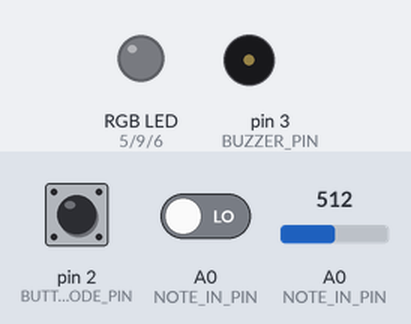
Bench run of a sketch on a simulated Arduino Uno, built with avr-gcc and run on an emulated ATmega328P. Shown: an RGB LED mixed from three pins (HIGH = lit), buzzer (waves = sounding). The inputs (shaded band) are chosen by the test bench; at power-on: pin 2 (BUTTON_MODE_PIN) LOW, A0 (NOTE_IN_PIN) = 512, A0 (NOTE_IN_PIN) LOW. Random numbers use the default seed unless the sketch sets one.

Above: at 1.2 s.
1.3 s: pin 2 (BUTTON_MODE_PIN) pulled HIGH for 1 s
At 3.5 s:
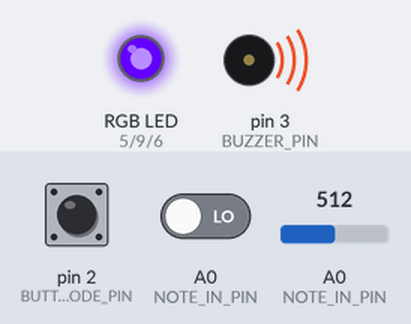
3.8 s: A0 (NOTE_IN_PIN) set to 0
At 4.6 s:
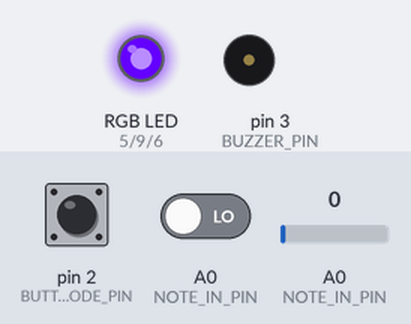
5.3 s: pin 2 (BUTTON_MODE_PIN) pulled HIGH for 3.2 s
At 9.4 s:
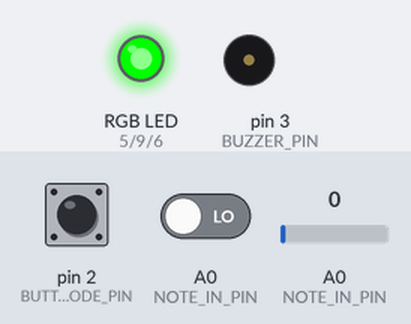
10.0 s: A0 (NOTE_IN_PIN) set to 26
At 10.3 s:
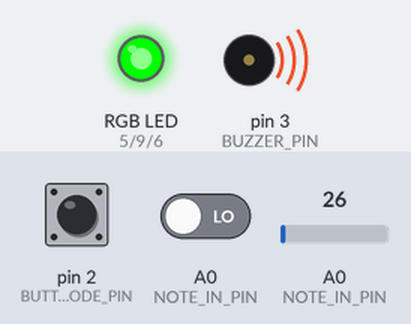
13.0 s: pin 2 (BUTTON_MODE_PIN) pulled HIGH for 0.15 s
At 14.4 s:
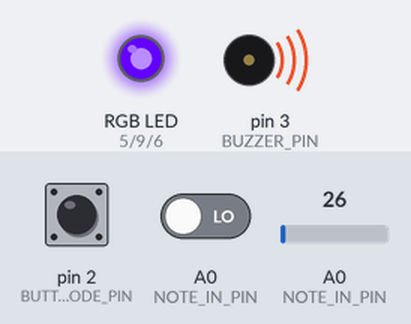
14.8 s: pin 2 (BUTTON_MODE_PIN) driven HIGH and A0 (NOTE_IN_PIN) driven HIGH
At 15.3 s:
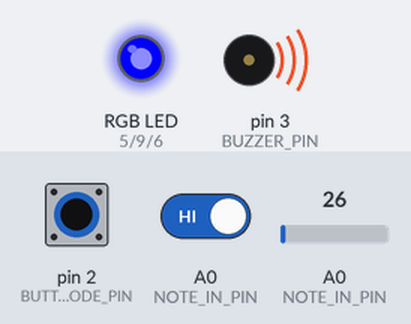
Timing chart, 0 to 18.8 s (numbered marks = the images above; inputs shaded):
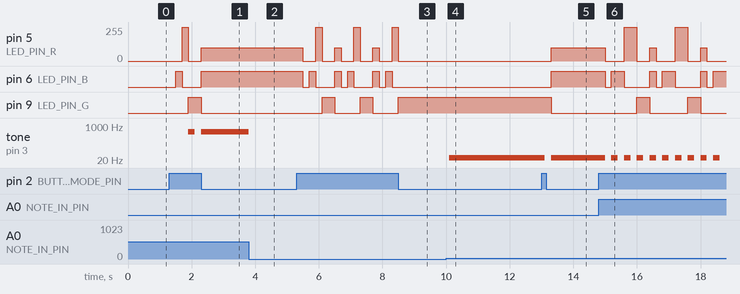

Measured:
- after the input at 1.3 s, pin 5 (LED_PIN_R): 0/255 → 255/255 after 0.40 s, → 0/255 0.20 s later, → 100/255 0.40 s later; pin 6 (LED_PIN_B): LOW → HIGH after 0.20 s, → LOW 0.20 s later, → HIGH 0.60 s later
- after the input at 3.8 s, tone on pin 3 (BUZZER_PIN): 512 Hz → silent at once
- after the input at 5.3 s, pin 5 (LED_PIN_R): 100/255 → 0/255 after 0.20 s, then repeats every 1.2 s: 255/255 0.20 s, 0/255 0.40 s, 100/255 0.20 s, 0/255 0.40 s; pin 6 (LED_PIN_B): HIGH → LOW after 0.20 s, then repeats every 1.2 s: HIGH 0.20 s, LOW 0.60 s, HIGH 0.20 s, LOW 0.20 s
- after the input at 10.0 s, tone on pin 3 (BUZZER_PIN): silent → 26 Hz after 0.10 s
- after the input at 13.0 s, pin 5 (LED_PIN_R): 0/255 → 100/255 after 0.31 s; pin 6 (LED_PIN_B): LOW → HIGH after 0.31 s; pin 9 (LED_PIN_G): HIGH → LOW after 0.31 s; tone on pin 3 (BUZZER_PIN): 26 Hz → silent after 0.11 s, → 26 Hz 0.20 s later
- after the input at 14.8 s, pin 5 (LED_PIN_R): 100/255 → 0/255 after 0.20 s, → 255/255 0.60 s later, → 0/255 0.40 s later, → 100/255 0.40 s later, … (9 changes in this stretch); pin 6 (LED_PIN_B): HIGH → LOW after 0.20 s, then repeats every 1.6 s: HIGH 0.40 s, LOW 0.80 s, HIGH 0.20 s, LOW 0.20 s

The sketch:

GanzJonathan_etudeTwo.ino.ino
```cpp
/**********************ETUDE 2 CART 360 2017*******************************
 * WELCOME!
 * THE PURPOSE OF THIS EXERCISE IS TO DESIGN A VERY SIMPLE KEYBOARD (5 KEYS)
 * WHICH ALLOWS YOU TO PLAY LIVE, RECORD, AND PLAYBACK.
 * THERE WILL BE A BUTTON WHICH WHEN PRESSED WILL TAKE THE USER TO THE NEXT MODE:
 * THERE ARE 5 POSSIBLE MODES
 * 0 ==  reset    ==   led off == also resets
 * 1 ==  live     ==   led BLUE
 * 2 ==  record   ==   led RED
 * 3 ==  play     ==   led GREEN
 * 4 ==  loopMODE ==   led PURPLE
 *
 * ADDITIONALLY - WHEN THE USER CHANGES MODE,
 * THE RGB LED WILL CHANGE COLOR (ACCORDING TO THE SPECIFICATIONS)

 * PLEASE FOLLOW THE INSTRUCTIONS IN THE COMMENTS:
 * DO NOT ADD ANY MORE FUNCTION DEFINITIONS
 * ONLY IMPLEMENT THE FUNCTION DEFINITIONS SUPPLIED
 * THERE IS NO NEED TO ADD ANY NEW VARIABLES OR CONSTANTS
 * PROVIDE COMMENTS FOR ANY OF THE CODE IMPLEMENTED
 * GOOD LUCK!
 */
/**** CONSTANTS ********************************************************/

#define BUTTON_MODE_PIN 2 // Button to change the mode

// constants for RGB LED
#define LED_PIN_R 5 // R PIN
#define LED_PIN_G 9 // G PIN
#define LED_PIN_B 6 // B PIN

// constant for note in (button-resistor ladder on breadboard)
# define NOTE_IN_PIN A0

//constant for max number of notes in array
#define MAX_NOTES 16

// a constant for duration
const int duration =200;

// constant for pin to output for buzzer
#define BUZZER_PIN 3 // PWM

/******** VARIABLES *****************************************************/
// counter for how many notes we have
int countNotes =0;
// array to hold the notes played (for record/play mode)
int notes [MAX_NOTES];
int mode =0; // start at off

/*************************************************************************/


/**********************SETUP() DO NOT CHANGE*******************************/
// Declare pin mode for the single digital input
void setup()
{
  pinMode(BUTTON_MODE_PIN, INPUT);
}

/**********************LOOP() DO NOT CHANGE *******************************
 * INSTRUCTIONS:
 * There is NO NEED to change the loop - it establishes the flow of the program
 * We call here 3 functions repeatedly:
 * 1: chooseMode(): this function will determine the mode that your program is in
 * based on if the button (linked to the BUTTON_MODE_PIN) was pressed
 * 2: setRGB(): will set the color of the RGB LED based on the value of the mode variable
 * 3: selectMode(): will determine which function to call based on the value of the mode variable

**************************************************************************/
void loop()
{
  chooseMode();
  setRGB();
  selectMode();
}
/******************CHOOSEMODE(): IMPLEMENT *********************************
 * INSTRUCTIONS:
 * Read the value from the Button (linked to the BUTTON_MODE_PIN) and
 * if is being pressed then change the mode variable.
 * REMEMBER:
 * mode == 0 is reset
 * mode == 1 is live
 * mode == 2 is record
 * mode == 3 is play
 * mode == 4 is loopMode
 * Every time the user presses the button, the program will go to the next mode,
 * once it reaches 4, it should go back to mode == 0.
 * (i.e. if mode ==2 and we press, then mode ==3) ...
**************************************************************************/
void chooseMode(){
  // IMPLEMENT
  // if the mode button is detected being pressed, it increases mode by 1. If mode becomes more than 4, it rests it to 0.
    if( digitalRead(BUTTON_MODE_PIN)==HIGH){

  mode ++;
  delay(200);
  }
  if(mode>4){
    mode=0;
  }

}

/******************SETRGB(): IMPLEMENT *********************************
 * INSTRUCTIONS:
 * Depending on the value of the mode variable:
 * if the mode is 0 - RGB LED IS OFF
 * if the mode is 1 - RGB LED IS BLUE
 * if mode is 2 - RGB LED IS RED
 * if mode is 3 - RGB LED IS GREEN
 * if mode is 4 - RGB LED iS PURPLE
 * YOU MUST USE A SWITCH CASE CONSTRUCT (NOT A SERIES OF IF / ELSE STATEMENTS
**************************************************************************/
void setRGB()
{
  //IMPLEMENT
  switch(mode){
    case 0:
      //do something when mode equals 0
      analogWrite(LED_PIN_R,0);
      analogWrite(LED_PIN_G,0);
      analogWrite(LED_PIN_B,0);
      break;
    case 1:
      //do something when mode equals 1
      analogWrite(LED_PIN_R,0);
      analogWrite(LED_PIN_G,0);
      analogWrite(LED_PIN_B,255);
      break;
    case 2:
      //do something when mode equals 2
      analogWrite(LED_PIN_R,255);
      analogWrite(LED_PIN_G,0);
      analogWrite(LED_PIN_B,0);
      break;
    case 3:
      //do something when mode equals 3
      analogWrite(LED_PIN_R,0);
      analogWrite(LED_PIN_G,255);
      analogWrite(LED_PIN_B,0);
      break;
    case 4:
      //do something when mode equals 4
     analogWrite(LED_PIN_R,100);
      analogWrite(LED_PIN_G,0);
      analogWrite(LED_PIN_B,255);
      break;


  }
}
/**********************SELECTMODE() DO NOT CHANGE *******************************
 * INSTRUCTIONS:
 * There is NO NEED to change this function - it selects WHICH function should run based on the mode variable
 * There are 4 possibilities
 * 1: reset(): this function will reset any arrays etc, and will do nothing else
 * 2: live(): this function will play the corresponding notes
 * to the user pressing the respective buttons.
 * NOTE:: the notes played are NOT stored
 * 3: record(): this function will play the corresponding notes
 * to the user pressing the respective buttons
 * AND will STORE up to 16 consecutive notes in an array.
 * 4: play(): this function will playback any notes stored in the array that were recorded
 * in the previous mode
 * 5: loopMode(): this function will playback any notes stored in the array that were recorded,
 * BUT unlike the previous mode, you can choose in which sequence the notes are played.
 * REQUIRED: only play notes from the array (no live stuff)

******************************************************************************/
void selectMode()
{
  if(mode ==0) {
    reset();
  }
  else if(mode ==1) {
    live();
  }
  else if(mode ==2) {
    record();
  }

  else if(mode ==3) {
    play();
  }

   else if(mode ==4) {
    loopMode();
  }
}
/******************RESET(): IMPLEMENT **************************************
 * INSTRUCTIONS:
 * this function should ensure that any notes recorded are no longer available
**************************************************************************/
void reset()
{
  // IMPLEMENT
  //ideally resets the info on the array
  for(int i=0;i<=MAX_NOTES;i++){
  notes[i]=0;
  }

}
/******************LIVE(): IMPLEMENT **************************************
 * INSTRUCTIONS:
 * this function will play the corresponding notes
 * to the user pressing the respective buttons
 * NOTE:: the notes played are NOT stored
 * SO: you need read in the input from the analog input (linked to the button-resistor ladder combo)
 * THEN - output the note to the buzzer using the tone() function
**************************************************************************/
void live()
{
    //IMPLEMENT
    if(digitalRead(NOTE_IN_PIN)==HIGH){
    tone(BUZZER_PIN,analogRead(NOTE_IN_PIN),duration);
    delay(duration);
    }
    //plays a tone based on the number 0-255 that the analogue pin reads
}
/******************RECORD(): IMPLEMENT **********************************
 * INSTRUCTIONS:
 * this function will play the corresponding notes
 * to the user pressing the respective buttons
 * AND will STORE up to 16 consecutive notes in an array.
 * SO:you need read in the input from the analog input (linked to the button-resistor ladder combo)
 * AND - output the note to the buzzer using the tone() function
 * THEN store that note in the array  - BE CAREFUL - you can only allow for up to MAX_NOTES to be stored
**************************************************************************/
void record()
{
  // IMPLEMENT
  if(digitalRead(NOTE_IN_PIN)==HIGH){
   tone(BUZZER_PIN,analogRead(NOTE_IN_PIN),duration);
   delay(duration);

   notes[countNotes] = analogRead(NOTE_IN_PIN);
   countNotes++;
  }
   //if it exceeds the size of the array, start overwriting and flash light to warn that they need to re-enter a sequence
   if(countNotes >= MAX_NOTES){
    countNotes = 0;
    delay(duration);
    analogWrite(LED_PIN_R,0);
    delay(duration);
    analogWrite(LED_PIN_R,250);

   }
}
/******************PLAY(): IMPLEMENT ************************************
 * INSTRUCTIONS:
 * this function will playback any notes stored in the array that were recorded
 * in the previous mode
 * SO: you need to go through the array of values (be careful - the user may not have put in MAX_NOTES)
 * READ each value IN ORDER
 * AND output each note to the buzzer using the tone() function
 * ALSO: as long as we are in this mode, the notes are played over and over again
 * BE CAREFUL: make sure you allow for the user to get to another mode from the mode button...
**************************************************************************/
void play()
{
  // IMPLEMENT
  //plays number of notes from array that were entered

   tone(BUZZER_PIN,analogRead(notes[countNotes]),duration);
   countNotes++;
   delay(duration);
   if(countNotes >=MAX_NOTES){
    countNotes=0;
   }

}
/******************LOOPMODE(): IMPLEMENT *********************************
 * INSTRUCTIONS:
 * this function will playback any notes stored in the array that were recorded
 * in the previous mode
 * SO: you need to go through the array of values (be careful - the user may not have put in MAX_NOTES)
 * READ values IN ANY ORDERING (You MUST use the array - but you can determine your own sequence)
 * AND output each note to the buzzer using the tone() function
 * ALSO: as long as we are in this mode, the notes are played over and over again
 * BE CAREFUL: make sure you allow for the user to get to another mode from the mode button...
**************************************************************************/
void loopMode()
{
  //IMPLEMENT
  tone(BUZZER_PIN,analogRead(notes[random(MAX_NOTES)]),duration);
}

/**************************************************************************/
```
